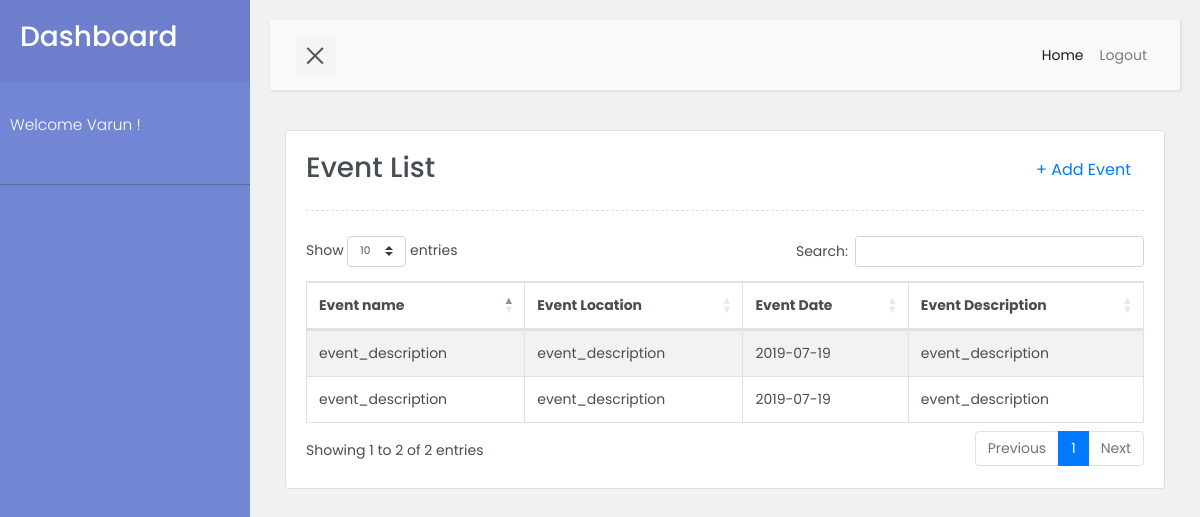
Page /admin/ (signed in) on the committed database.
### tables this page shows
CREATE TABLE `events` (
  `event_id` int(11) NOT NULL,
  `user_id` int(11) NOT NULL,
  `event_name` varchar(250) NOT NULL,
  `event_date` date NOT NULL,
  `event_location` varchar(50) NOT NULL,
  `event_description` text NOT NULL,
  `create_on` timestamp NOT NULL DEFAULT current_timestamp() ON UPDATE current_timestamp()
);

### functions.php (called while the page is built, shortened)
<?php
function get($name) {
    return $_SESSION[$name];
}

### admin/index.php (the view, shortened to what this page needs)
<?php
require_once "../config.php";
require '../functions.php';
?>
<!DOCTYPE html>
<html>
<head>
    <link rel="stylesheet" href="https://stackpath.bootstrapcdn.com/bootstrap/4.1.0/css/bootstrap.min.css">
    <link rel="stylesheet" href="../css/style.css">
    <link rel="stylesheet" type="text/css" href="https://cdn.datatables.net/1.10.19/css/dataTables.bootstrap4.min.css">
    <link rel="stylesheet" type="text/css" href="https://cdn.datatables.net/responsive/2.2.3/css/responsive.bootstrap4.min.css">
</head>
<body>
    <div class="wrapper">
        <?php include('sidebar.php')?>
        <div id="content">
            <?php include('header.php')?>
            <div class="container">
                <div class="card">
                    <div class="card-body">
                        <h3> Event List <div class="float-right"><a href="./add-event.php" class="btn btn-link">+ Add Event</a></div></h3>
                        <div class="line"></div>
                        <table id="example" class="table table-striped table-bordered dt-responsive nowrap" style="width:100%">
                            <thead>
                                <tr>
                                    <th>Event name</th>
                                    <th>Event Location</th>
                                    <th>Event Date</th>
                                    <th>Event Description</th>
                                </tr>
                            </thead>
                            <tbody>
                                <?php
                                $id = get('id');
                                $sql = "
                                SELECT *
                                FROM events
                                WHERE user_id =  '$id'";
                                if($result = $mysqli->query($sql)){
                                    if($result->num_rows > 0){
                                        while($row = $result->fetch_array()){
                                            ?>
                                                <tr>
                                                    <td><?php echo $row['event_name']?></td>
                                                    <td><?php echo $row['event_location']?></td>
                                                    <td><?php echo $row['event_date']?></td>
                                                    <td><?php echo $row['event_description']?></td>
                                                </tr>
                                            <?php
                                        }
                                    }
                                }
                                ?>
                                </div>
                    </div>
                </div>
        </div>
    </div>
</body>
</html>

### admin/sidebar.php
<nav id="sidebar">
        <div class="sidebar-header">
            <h3>Dashboard</h3>
        </div>
        <ul class="list-unstyled components">
            <p>Welcome <?php echo $_SESSION['name'];?> !</p>
        </ul>
    </nav>

### admin/header.php (shortened to what this page needs)
<nav class="navbar navbar-expand-lg navbar-light bg-light">
                <div class="container-fluid">
                    <button type="button" id="sidebarCollapse" class="navbar-btn">
                        <span></span>
                    </button>
                    <div class="collapse navbar-collapse" id="navbarSupportedContent">
                        <ul class="nav navbar-nav ml-auto">
                            <li class="nav-item active">
                                <a class="nav-link" href="index.php">Home</a>
                            </li>
                            <li class="nav-item">
                                <a class="nav-link" href="../logout.php">Logout</a>
                            </li>
                        </ul>
                    </div>
                </div>
            </nav>

### css/style.css (style rules this page uses)
body { font-family: 'Poppins', sans-serif; background: #eff1f2; color: #464e53; font-size: 14px; line-height: 1.5; }
p { font-family: 'Poppins', sans-serif; font-size: 1.1em; font-weight: 300; line-height: 1.7em; color: #999; }
a, a:hover, a:focus { color: inherit; text-decoration: none; transition: all 0.3s; }
.navbar { padding: 15px 10px; background: #fff; border: none; border-radius: 0; margin-bottom: 40px; box-shadow: 1px 1px 3px rgba(0, 0, 0, 0.1); }
.navbar-btn { box-shadow: none; outline: none !important; border: none; }
.line { width: 100%; height: 1px; border-bottom: 1px dashed #ddd; margin: 25px 0; }
.wrapper { display: flex; width: 100%; align-items: stretch; perspective: 1500px; }
#sidebar { min-width: 250px; max-width: 250px; background: #7386D5; color: #fff; transition: all 0.6s cubic-bezier(0.945, 0.020, 0.270, 0.665); transform-origin: bottom left; }
#sidebar .sidebar-header { padding: 20px; background: #6d7fcc; }
#sidebar ul.components { padding: 20px 0; border-bottom: 1px solid #47748b; }
#sidebar ul p { color: #fff; padding: 10px; }
#content { width: 100%; padding: 20px; min-height: 100vh; transition: all 0.3s; }
#sidebarCollapse { width: 40px; height: 40px; background: #f5f5f5; cursor: pointer; }
#sidebarCollapse span { width: 80%; height: 2px; margin: 0 auto; display: block; background: #555; transition: all 0.8s cubic-bezier(0.810, -0.330, 0.345, 1.375); transition-delay: 0.2s; }
#sidebarCollapse span:last-of-type { transform: rotate(-45deg) translate(1px, -1px); }

### rows in the picture
events: event_name "event_description", event_location "event_description", event_date "2019-07-19", event_description "event_description"
events: event_name "event_description", event_location "event_description", event_date "2019-07-19", event_description "event_description"

### other values in the picture
$_SESSION['name'] "Varun"
